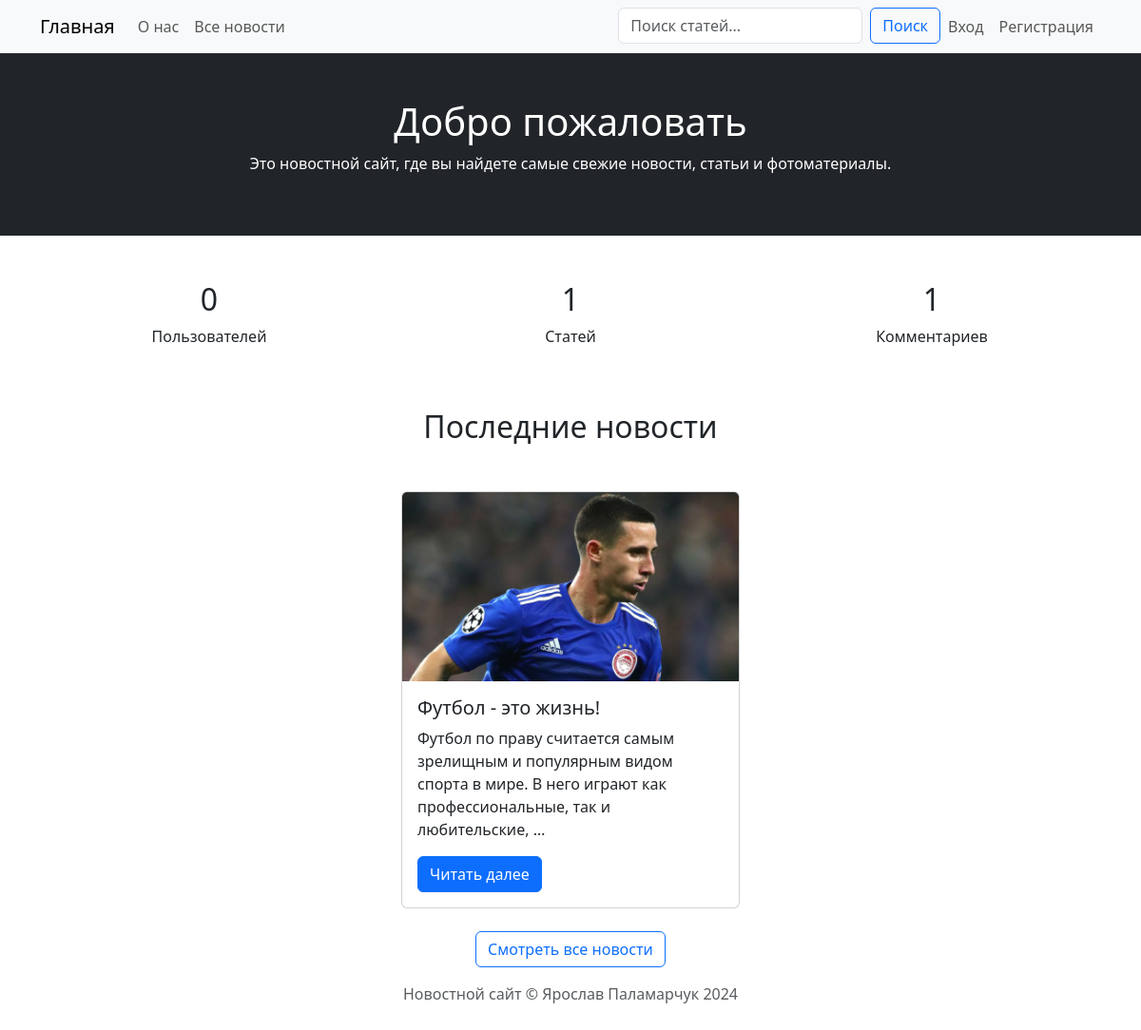
The page / on the database its author committed.
### app/models.py (models this page shows, shortened)
class News(models.Model):
    author = models.ForeignKey(Profile, on_delete=models.CASCADE, related_name='news', verbose_name='Автор')
    image = models.ImageField(upload_to='news_images/', null=True, blank=True, verbose_name='Изображение')
    title = models.CharField(max_length=255, verbose_name='Заголовок')
    description = models.TextField(verbose_name='Текст статьи')
    created_at = models.DateTimeField(auto_now_add=True, verbose_name='Дата создания')
    updated_at = models.DateTimeField(auto_now=True, verbose_name='Дата обновления')
    views = models.PositiveIntegerField(default=0, verbose_name='Количество просмотров')
    class Meta:
        verbose_name = "Новость"
        verbose_name_plural = "Новости"
        ordering = ('-created_at', '-updated_at', 'title', 'author', 'views')

### app/views.py (the view)
# urls.py: path('', views.index, name='index'),
def index(request: WSGIRequest) -> HttpResponse:
    user_count = User.objects.count() - 1 # админа не учитываем
    news_count = News.objects.count()
    comment_count = Comment.objects.count()
    latest_news = News.objects.order_by("-created_at")[:3]
    context = {
        "user_count": user_count,
        "news_count": news_count,
        "comment_count": comment_count,
        "latest_news": latest_news,
    }
    return render(request, "index.html", context)

### app/templates/index.html (shortened to what this page needs)
{% extends 'base/base.html' %}
{% block content %}
<div class="bg-dark text-white text-center py-5">
  <h1>Добро пожаловать</h1>
  <p>Это новостной сайт, где вы найдете самые свежие новости, статьи и фотоматериалы.</p>
</div>
<div class="container text-center my-5">
  <div class="row">
    <div class="col-md-4">
      <h2>{{ user_count }}</h2>
      <p>Пользователей</p>
    </div>
    <div class="col-md-4">
      <h2>{{ news_count }}</h2>
      <p>Статей</p>
    </div>
    <div class="col-md-4">
      <h2>{{ comment_count }}</h2>
      <p>Комментариев</p>
    </div>
  </div>
</div>
<div class="container">
  <h2 class="text-center my-5">Последние новости</h2>
  <div class="row justify-content-center">
    {% for news in latest_news %}
    <div class="col-md-4 mb-4">
      <div class="card h-100">
        {% if news.image %}
        <img src="{{ news.image.url }}" class="card-img-top" alt="{{ news.title }}">
        {% endif %}
        <div class="card-body">
          <h5 class="card-title">{{ news.title }}</h5>
          <p class="card-text">{{ news.description|truncatewords:20 }}</p>
          <a href="{% url 'news_detail' news.id %}" class="btn btn-primary">Читать далее</a>
        </div>
      </div>
    </div>
    {% endfor %}
  </div>
  <div class="text-center">
    <a href="{% url 'news_list' %}" class="btn btn-outline-primary">Смотреть все новости</a>
  </div>
</div>
{% endblock %}

### rows shown on the page
News: image (picture), title "Футбол - это жизнь!", description "Футбол по праву считается самым зрелищным и популярным видом спорта в мире. В него играют как профессиональные, так и любительские, …"

### other values the page prints
{{ user_count }} "0"
{{ news_count }} "1"
{{ comment_count }} "1"
